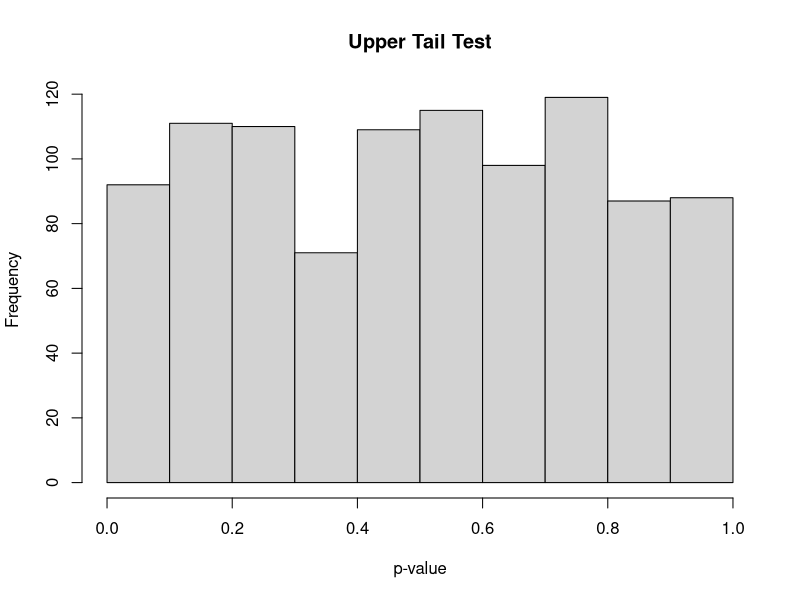
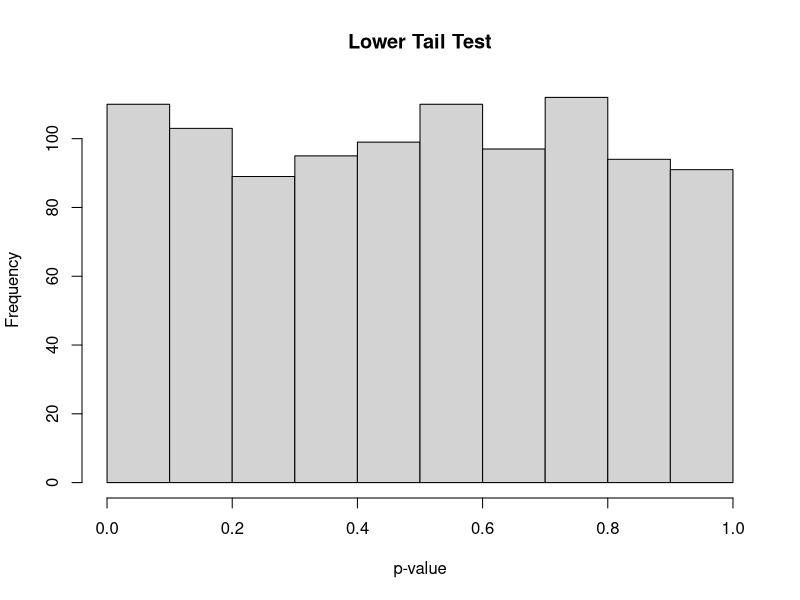
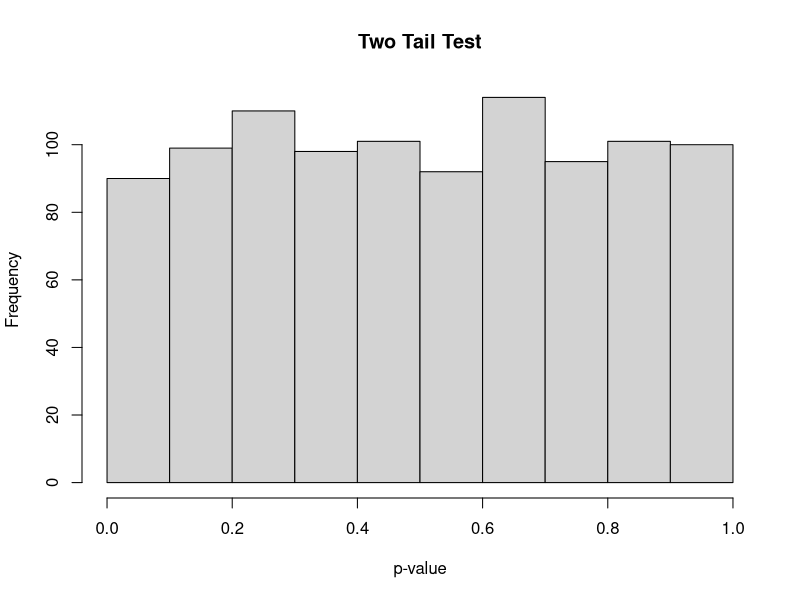
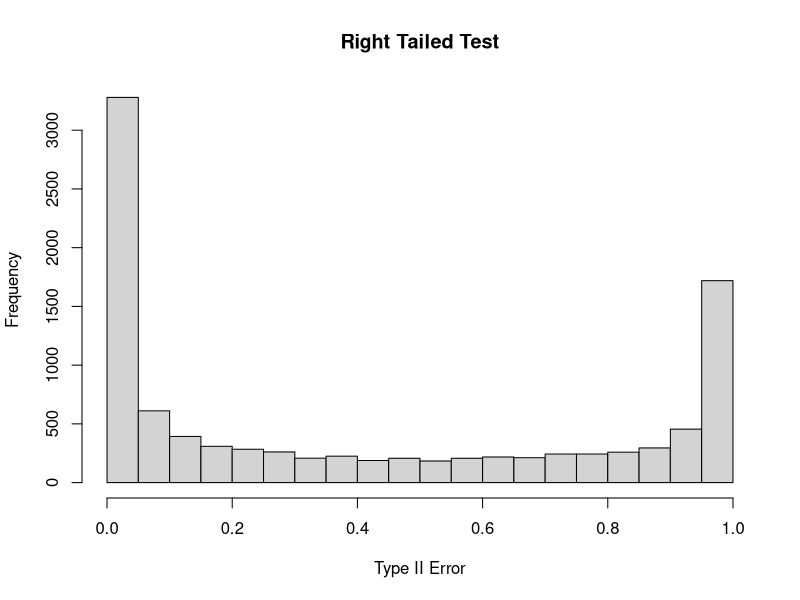
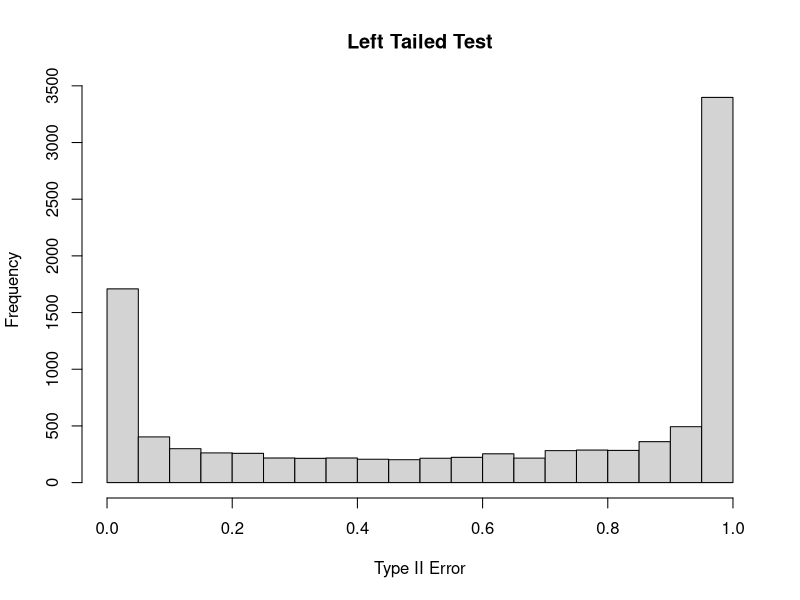
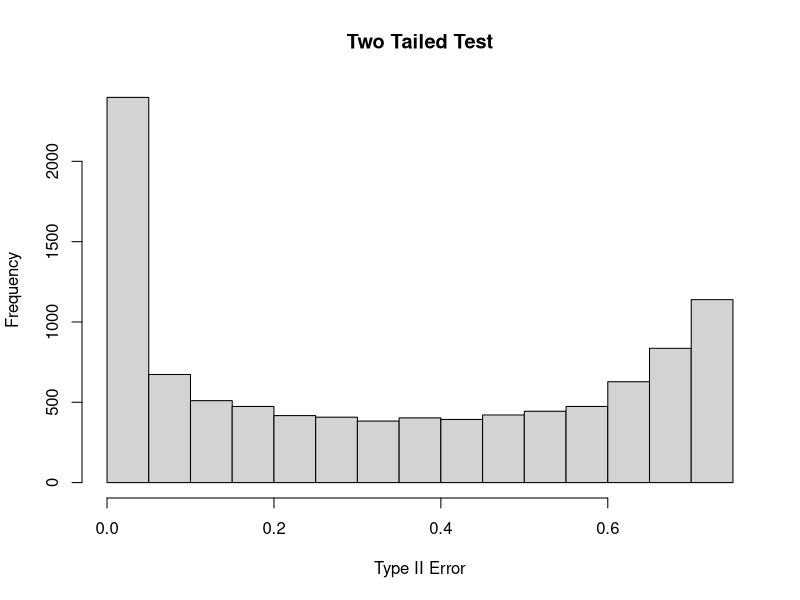

The R source for these figures, in order:
## ---- chunk 1
require(knitr)
## ---- chunk 2
myfun <- function(data, mu, pop.sd, two.tailed=TRUE, left.tail=NULL) {
  # we only want to deal with a numeric vector
  if(!is.numeric(data)) stop("'data' must be a numeric vector \n")
  
  # we expect 'left.tail' to be TRUE or FALSE for one-tailed test
  if(!two.tailed & is.null(left.tail)) 
    stop("'left.tail' must be TRUE or FALSE for one tailed test \n")
  
  # calculate z-score
  z.raw <- (mean(data) - mu) / (pop.sd/(sqrt(length(data))))
  
  # convert p-value to two-tailed if applicable
  if(two.tailed) {
    p.val <- 2*pnorm(-abs(z.raw), lower.tail = TRUE)
    rejectNull <- ifelse(p.val < 0.025, TRUE, FALSE)
  } else {
    if(left.tail == TRUE) { # left-tailed
      # take the area to the left of z.raw
      p.val <- pnorm(z.raw, lower.tail = TRUE)
    } else { # right-tailed
      # take the area to the right of z.raw
      p.val <- pnorm(z.raw, lower.tail = FALSE)
    }
    rejectNull <- ifelse(p.val < 0.05, TRUE, FALSE)
  }
  
  list("p.value" = p.val, "rejectNull" = rejectNull)
}
## ---- chunk 3
set.seed(5000)
## ---- chunk 4
pop.mean <- 50
pop.sd <- 21
sample.size <- 36
sample.data <- rnorm(sample.size, mean = pop.mean, sd = pop.sd)

mean(sample.data)

# run a right tailed test
kable(data.frame(myfun(sample.data, mu = pop.mean, pop.sd = pop.sd, two.tailed = FALSE, 
                       left.tail = FALSE)))

# run a left-tailed test
kable(data.frame(myfun(sample.data, mu = pop.mean, pop.sd = pop.sd, two.tailed = FALSE, 
                       left.tail = TRUE)))

# run a two-tailed test
kable(data.frame(myfun(sample.data, mu = pop.mean, pop.sd = pop.sd, two.tailed = TRUE, 
                       left.tail = NULL)))

## ---- chunk 5
num.trials <- 1000

result.vec.right.tailed <- replicate(num.trials, 
                                    myfun(rnorm(sample.size, mean = pop.mean, sd = pop.sd), 
                                          mu = pop.mean, 
                                          pop.sd = pop.sd, 
                                          two.tailed = FALSE, 
                                          left.tail = FALSE)$p.value, 
                                    simplify = TRUE)
hist(result.vec.right.tailed, main = "Upper Tail Test", xlab = "p-value")

result.vec.left.tailed <- replicate(num.trials, 
                                   myfun(rnorm(sample.size, mean = pop.mean, sd = pop.sd), 
                                         mu = pop.mean, 
                                         pop.sd = pop.sd, 
                                         two.tailed = FALSE, 
                                         left.tail = TRUE)$p.value, 
                                   simplify = TRUE)
hist(result.vec.left.tailed, main = "Lower Tail Test", xlab = "p-value")


result.vec.two.tailed <- replicate(num.trials, 
                                   myfun(rnorm(sample.size, mean = pop.mean, sd = pop.sd), 
                                         mu = pop.mean, 
                                         pop.sd = pop.sd, 
                                         two.tailed = TRUE, 
                                         left.tail = NULL)$p.value, 
                                   simplify = TRUE)
hist(result.vec.two.tailed, main = "Two Tail Test", xlab = "p-value")

## ---- chunk 6
result.vec.right.tailed <- replicate(num.trials, 
                                    myfun(rnorm(sample.size, mean = pop.mean, sd = pop.sd), 
                                          mu = pop.mean, 
                                          pop.sd = pop.sd, 
                                          two.tailed = FALSE, 
                                          left.tail = FALSE), 
                                    simplify = TRUE)
df <- data.frame(cbind(result.vec.right.tailed[1,], result.vec.right.tailed[2,]))
colnames(df) <- c("p.value", "rejectNull")
kable(head(df))
## ---- chunk 7
rejection.mean <- pop.mean + pop.sd/10
rejection.mean
## ---- chunk 8
z.pop <- (rejection.mean - pop.mean) / 
  (pop.sd/sqrt(length(sample.data)))
z.pop
## ---- chunk 9
z.type.one.right <- (rejection.mean - pop.mean) / 
  (pop.sd/sqrt(length(sample.data)))
z.type.one.right
p.type.one.right <- pnorm(z.type.one.right, lower.tail = FALSE)
p.type.one.right
## ---- chunk 10
z.type.two.right <- (rejection.mean - mean(sample.data)) / 
  (pop.sd/sqrt(length(sample.data)))
z.type.two.right

# For Type II, we want the area to the left of z.type.two.right on alternate distribution
p.type.two.right <- pnorm(z.type.two.right, lower.tail = TRUE)
p.type.two.right

test.power.right <- 1 - p.type.two.right
test.power.right
## ---- chunk 11
z.type.one.left <- (rejection.mean - mean(sample.data)) / 
  (pop.sd/sqrt(length(sample.data)))
z.type.one.left

p.type.one.left <- pnorm(z.type.one.left, lower.tail = TRUE)
p.type.one.left
## ---- chunk 12
# z-value in this case is the same as z.type.two.right but let's calculate it anyways
z.type.two.left <- (rejection.mean - mean(sample.data)) / 
  (pop.sd/sqrt(length(sample.data)))
z.type.two.left

# For Type II, this time we want the area to the right of z.type.two.left on alternate distribution
p.type.two.left <- pnorm(z.type.two.left, lower.tail = FALSE)
p.type.two.left

test.power.left <- 1 - p.type.two.left
test.power.left

## ---- chunk 13
z.original <- (rejection.mean - pop.mean) / (pop.sd/(sqrt(length(sample.data))))
z.original

# Type I error is the same as the value given below
p.type.one.twotailed <- pnorm(z.original, lower.tail=FALSE)
p.type.one.twotailed

alpha.by.two <- p.type.one.twotailed/2
alpha.by.two

z.alpha.by.two.pos <- qnorm(alpha.by.two, lower.tail = FALSE) 
z.alpha.by.two.pos

rejection.mean.twotailed.pos <- pop.mean + 
  z.alpha.by.two.pos*(pop.sd/sqrt(length(sample.data)))
rejection.mean.twotailed.pos

z.alpha.by.two.neg <- -z.alpha.by.two.pos

rejection.mean.twotailed.neg <- pop.mean + 
  z.alpha.by.two.neg*(pop.sd/sqrt(length(sample.data)))
rejection.mean.twotailed.neg
## ---- chunk 14
# For the positive rejection.mean.two.tailed
z.twotailed.positive <- (rejection.mean.twotailed.pos - mean(sample.data)) / 
  (pop.sd/sqrt(length(sample.data)))
z.twotailed.positive

p.twotailed.positive <- pnorm(z.twotailed.positive, lower.tail = FALSE)
p.twotailed.positive

z.twotailed.negative <- (rejection.mean.twotailed.neg - mean(sample.data)) / 
  (pop.sd/sqrt(length(sample.data)))
z.twotailed.negative

p.twotailed.negative <- pnorm(z.twotailed.negative, lower.tail = TRUE)
p.twotailed.negative
## ---- chunk 15
p.type.two.twotailed <- 1 - p.twotailed.positive - p.twotailed.negative
p.type.two.twotailed

test.power.twotailed <- 1 - p.type.two.twotailed
test.power.twotailed
## ---- chunk 16
TypeTwoError <- function(test.data, null.mean, null.sd, alpha, 
                         sample.size = NULL, tail.type = "Two") {
  # return(a)
  
  if(is.null(sample.size))
    sample.size <- length(test.data)
  
  alternate.mean <- mean(test.data)

  std.err <- null.sd / sqrt(sample.size)
  
  tail.type <- casefold(tail.type, upper = TRUE)
  
  switch(tail.type, 
         TWO = {
           type.one.vec <- c(alpha/2, 1-alpha/2)
           bounds.vec <- qnorm(type.one.vec, null.mean, std.err, lower.tail = TRUE)
           p.values.vec <- pnorm(bounds.vec, 
                                 alternate.mean, 
                                 std.err, 
                                 lower.tail = TRUE)
           type.two.error <- diff(p.values.vec)
         }, 
         LEFT = { 
           lower.bound <- qnorm(alpha, null.mean, std.err, lower.tail = TRUE)
           type.two.error <- pnorm(lower.bound, 
                                   alternate.mean, 
                                   std.err, 
                                   lower.tail = FALSE)
           }, 
         RIGHT = {
           upper.bound <- qnorm(alpha, null.mean, std.err, lower.tail = FALSE)
           type.two.error <- pnorm(upper.bound, 
                                   alternate.mean, 
                                   std.err, 
                                   lower.tail = FALSE)
           
         })
  list("tail.type" = tail.type, "type.two.error" = type.two.error)
}
## ---- chunk 17
# Our function taks an alpha value so we convert rejection mean to that.
alpha <- pnorm((rejection.mean - pop.mean) / (pop.sd / sqrt(length(sample.data))), 
               lower.tail = FALSE)

# Let's use a for-loop and hope the R gods won't smite us
# At least it reduce code bloat
res <- data.frame()
for(case in c("Right", "Left", "Two")) {
  res <- append(res, TypeTwoError(test.data = sample.data, 
                                             null.mean = pop.mean, 
                                             null.sd = pop.sd, 
                                             alpha = alpha,
                                             tail.type = case))
}
res <- data.frame(res, check.names = FALSE)
kable(res)
## ---- chunk 18
res <- data.frame()
for(case in c("Right", "Left", "Two")) {
  res <- append(res, TypeTwoError(test.data = sample.data, 
                                             null.mean = pop.mean, 
                                             null.sd = pop.sd, 
                                             alpha = alpha, 
                                             sample.size = 200,
                                             tail.type = case))
}
res <- data.frame(res, check.names = FALSE)
kable(res)
## ---- chunk 19
num.trials <- 10000

for(case in c("Right", "Left", "Two")) {
 results.vec <- replicate(num.trials, 
                          TypeTwoError(test.data = rnorm(sample.size, mean = pop.mean, 
                                                         sd = pop.sd), 
                                       null.mean = pop.mean, 
                                       null.sd = pop.sd, 
                                       alpha = alpha, 
                                       sample.size = 200, 
                                       tail.type = case)$type.two.error, 
                          simplify = TRUE) 
 hist(results.vec, main = paste0(case, " Tailed Test"), xlab = "Type II Error")
 print(summary(results.vec))
}
